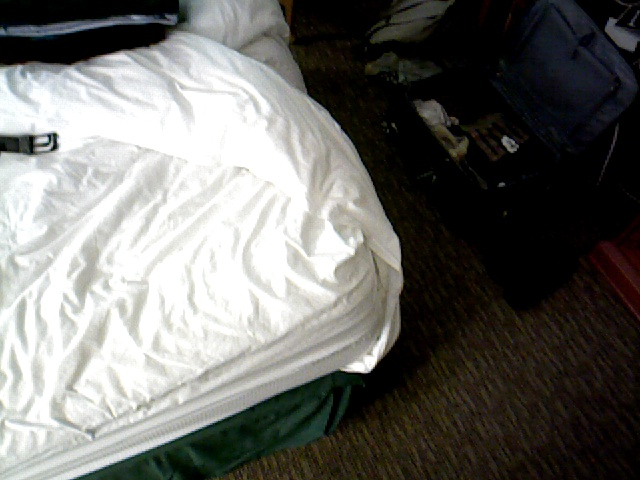
//> input picture ch7/0000001-000000000000.jpg, 640 x 480 px
$ ./triangulation 0000001-000000000000.jpg 0000002-000000033516.jpg   (built with g++ and OpenCV 4)
//> lines starting //> are read from the running program, lines starting //| are printed output that depends on the picture; after the words box and inside, x2 and y2 are one past the last pixel; in counts of white or black regions, pixels touching at a corner belong together
#include <iostream>
#include <opencv2/opencv.hpp>
// #include "extra.h" // used in opencv2
using namespace std;
using namespace cv;

void find_feature_matches(
  const Mat &img_1, const Mat &img_2,
  std::vector<KeyPoint> &keypoints_1,
  std::vector<KeyPoint> &keypoints_2,
  std::vector<DMatch> &matches);

void pose_estimation_2d2d(
  const std::vector<KeyPoint> &keypoints_1,
  const std::vector<KeyPoint> &keypoints_2,
  const std::vector<DMatch> &matches,
  Mat &R, Mat &t);

void triangulation(
  const vector<KeyPoint> &keypoint_1,
  const vector<KeyPoint> &keypoint_2,
  const std::vector<DMatch> &matches,
  const Mat &R, const Mat &t,
  vector<Point3d> &points
);

/// 作图用
inline cv::Scalar get_color(float depth) {
  float up_th = 50, low_th = 10, th_range = up_th - low_th;
  if (depth > up_th) depth = up_th;
  if (depth < low_th) depth = low_th;
  return cv::Scalar(255 * depth / th_range, 0, 255 * (1 - depth / th_range));
}

// 像素坐标转相机归一化坐标
Point2f pixel2cam(const Point2d &p, const Mat &K);

int main(int argc, char **argv) {
  if (argc != 3) {
    cout << "usage: triangulation img1 img2" << endl;
    return 1;
  }
  //-- 读取图像
  Mat img_1 = imread(argv[1], cv::IMREAD_COLOR);
//> img_1 is the input picture: 480 rows x 640 cols, CV_8UC3; mean B, G, R 105.6, 109.3, 109.6
  Mat img_2 = imread(argv[2], cv::IMREAD_COLOR);
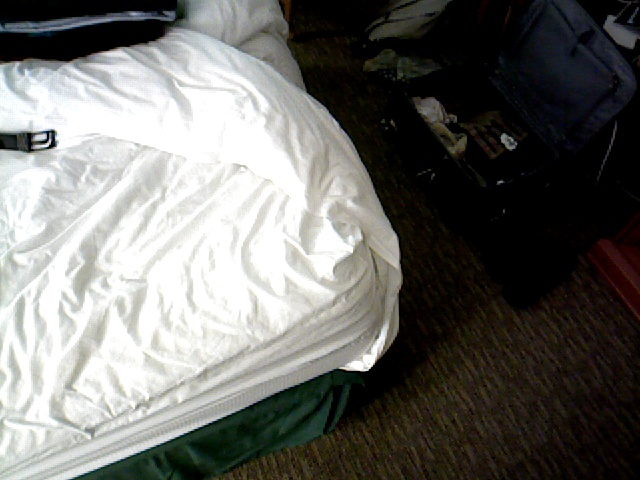
//> input picture ch7/0000002-000000033516.jpg, 640 x 480 px
//> img_2 is the input picture: 480 rows x 640 cols, CV_8UC3; mean B, G, R 105.6, 109.3, 109.6

  vector<KeyPoint> keypoints_1, keypoints_2;
  vector<DMatch> matches;
  find_feature_matches(img_1, img_2, keypoints_1, keypoints_2, matches);
  cout << "一共找到了" << matches.size() << "组匹配点" << endl;

  //-- 估计两张图像间运动
  Mat R, t;
  pose_estimation_2d2d(keypoints_1, keypoints_2, matches, R, t);

  //-- 三角化
  vector<Point3d> points;
  triangulation(keypoints_1, keypoints_2, matches, R, t, points);

  //-- 验证三角化点与特征点的重投影关系
  Mat K = (Mat_<double>(3, 3) << 570.342224, 0, 320, 0, 570.342224, 240.00, 0, 0, 1);
  Mat img1_plot = img_1.clone();
  Mat img2_plot = img_2.clone();
  for (int i = 0; i < matches.size(); i++) {
    // 第一个图
    float depth1 = points[i].z;
   cout << "depth: " << depth1 << endl;
    Point2d pt1_cam = pixel2cam(keypoints_1[matches[i].queryIdx].pt, K);
    cv::circle(img1_plot, keypoints_1[matches[i].queryIdx].pt, 2, get_color(depth1), 2);

    // 第二个图
    Mat pt2_trans = R * (Mat_<double>(3, 1) << points[i].x, points[i].y, points[i].z) + t;
    float depth2 = pt2_trans.at<double>(2, 0);
    cv::circle(img2_plot, keypoints_2[matches[i].trainIdx].pt, 2, get_color(depth2), 2);
  }
  cv::imshow("img 1", img1_plot);
  cv::imshow("img 2", img2_plot);
  cv::waitKey();

  return 0;
}

void find_feature_matches(const Mat &img_1, const Mat &img_2,
                          std::vector<KeyPoint> &keypoints_1,
                          std::vector<KeyPoint> &keypoints_2,
                          std::vector<DMatch> &matches) {
  //-- 初始化
  Mat descriptors_1, descriptors_2;
  // used in OpenCV3
  Ptr<FeatureDetector> detector = ORB::create();
  Ptr<DescriptorExtractor> descriptor = ORB::create();
  // use this if you are in OpenCV2
  // Ptr<FeatureDetector> detector = FeatureDetector::create ( "ORB" );
  // Ptr<DescriptorExtractor> descriptor = DescriptorExtractor::create ( "ORB" );
  Ptr<DescriptorMatcher> matcher = DescriptorMatcher::create("BruteForce-Hamming");
  //-- 第一步:检测 Oriented FAST 角点位置
  detector->detect(img_1, keypoints_1);
//> keypoints_1 = 500 keypoints; strongest (x, y, size): (49, 136, 37.2), (49, 135, 31), (54, 135, 53.6), (55, 134, 44.6)
  detector->detect(img_2, keypoints_2);
//> keypoints_2 = 500 keypoints; strongest (x, y, size): (48, 132, 31), (46, 132, 31), (47, 132, 37.2), (45, 134, 31)

  //-- 第二步:根据角点位置计算 BRIEF 描述子
  descriptor->compute(img_1, keypoints_1, descriptors_1);
  descriptor->compute(img_2, keypoints_2, descriptors_2);

  //-- 第三步:对两幅图像中的BRIEF描述子进行匹配，使用 Hamming 距离
  vector<DMatch> match;
  // BFMatcher matcher ( NORM_HAMMING );
  matcher->match(descriptors_1, descriptors_2, match);
//> match = 500 matches

  //-- 第四步:匹配点对筛选
  double min_dist = 10000, max_dist = 0;

  //找出所有匹配之间的最小距离和最大距离, 即是最相似的和最不相似的两组点之间的距离
  for (int i = 0; i < descriptors_1.rows; i++) {
    double dist = match[i].distance;
    if (dist < min_dist) min_dist = dist;
    if (dist > max_dist) max_dist = dist;
  }
//> this loop made 500 passes
//> (dist, min_dist, max_dist) on pass 1: (38, 38, 38)
//> (dist, min_dist) on passes 4, 16, 110, 124, 134, 206: (15, 15), (8, 8), (6, 6), (5, 5), (3, 3), (1, 1)
//> after the loop, min_dist = 1; max_dist = 83

  printf("-- Max dist : %f \n", max_dist);
//| -- Max dist : 83.000000
  printf("-- Min dist : %f \n", min_dist);
//| -- Min dist : 1.000000

  //当描述子之间的距离大于两倍的最小距离时,即认为匹配有误.但有时候最小距离会非常小,设置一个经验值30作为下限.
  for (int i = 0; i < descriptors_1.rows; i++) {
    if (match[i].distance <= max(2 * min_dist, 30.0)) {
      matches.push_back(match[i]);
    }
  }
//> after the loop, matches = 324 matches
//| 一共找到了324组匹配点
}

void pose_estimation_2d2d(
  const std::vector<KeyPoint> &keypoints_1,
  const std::vector<KeyPoint> &keypoints_2,
  const std::vector<DMatch> &matches,
  Mat &R, Mat &t) {
  // 相机内参,TUM Freiburg2
  Mat K = (Mat_<double>(3, 3) << 520.9, 0, 325.1, 0, 521.0, 249.7, 0, 0, 1);

  //-- 把匹配点转换为vector<Point2f>的形式
  vector<Point2f> points1;
  vector<Point2f> points2;

  for (int i = 0; i < (int) matches.size(); i++) {
    points1.push_back(keypoints_1[matches[i].queryIdx].pt);
    points2.push_back(keypoints_2[matches[i].trainIdx].pt);
  }
//> after the loop, points1 = 324 Points (x, y), first 12: [137, 408], [180, 402], [93, 437], [73, 387], [75, 387], [115, 415], [367, 372], [34, 146], [52, 145], [339, 369], [58, 144], [56, 146]; points2 = 324 Points (x, y), first 12: [136, 407], [179, 401], [92, 436], [73, 386], [73, 386], [114, 414], [367, 370], [31, 143], [50, 142], [337, 368], [56, 141], [54, 144]

  //-- 计算本质矩阵
  Point2d principal_point(325.1, 249.7);        //相机主点, TUM dataset标定值
  int focal_length = 521;            //相机焦距, TUM dataset标定值
  Mat essential_matrix;
  essential_matrix = findEssentialMat(points1, points2, focal_length, principal_point);
//> essential_matrix = [[-0.00275, 0.183, -0.303], [-0.188, -0.000923, -0.611], [0.302, 0.613, -0.0031]]

  //-- 从本质矩阵中恢复旋转和平移信息.
  recoverPose(essential_matrix, points1, points2, R, t, focal_length, principal_point);
//> R = [[1, 0.00154, -0.00813], [-0.00155, 1, -0.00103], [0.00813, 0.00105, 1]]; t = [-0.866, 0.428, 0.259]
}

void triangulation(
  const vector<KeyPoint> &keypoint_1,
  const vector<KeyPoint> &keypoint_2,
  const std::vector<DMatch> &matches,
  const Mat &R, const Mat &t,
  vector<Point3d> &points) {
  Mat T1 = (Mat_<float>(3, 4) <<
    1, 0, 0, 0,
    0, 1, 0, 0,
    0, 0, 1, 0);
  Mat T2 = (Mat_<float>(3, 4) <<
    R.at<double>(0, 0), R.at<double>(0, 1), R.at<double>(0, 2), t.at<double>(0, 0),
    R.at<double>(1, 0), R.at<double>(1, 1), R.at<double>(1, 2), t.at<double>(1, 0),
    R.at<double>(2, 0), R.at<double>(2, 1), R.at<double>(2, 2), t.at<double>(2, 0)
  );
//> T2 = [[1, 0.00154, -0.00813, -0.866], [-0.00155, 1, -0.00103, 0.428], [0.00813, 0.00105, 1, 0.259]]

  Mat K = (Mat_<double>(3, 3) << 520.9, 0, 325.1, 0, 521.0, 249.7, 0, 0, 1);
  vector<Point2f> pts_1, pts_2;
  for (DMatch m:matches) {
    // 将像素坐标转换至相机坐标
    pts_1.push_back(pixel2cam(keypoint_1[m.queryIdx].pt, K));
    pts_2.push_back(pixel2cam(keypoint_2[m.trainIdx].pt, K));
  }
//> after the loop, pts_1 = 324 Points (x, y), first 12: [-0.361, 0.304], [-0.279, 0.292], [-0.446, 0.36], [-0.484, 0.264], [-0.48, 0.264], [-0.403, 0.317], [0.0804, 0.235], [-0.559, -0.199], [-0.524, -0.201], [0.0267, 0.229], [-0.513, -0.203], [-0.517, -0.199]; pts_2 = 324 Points (x, y), first 12: [-0.363, 0.302], [-0.28, 0.29], [-0.447, 0.358], [-0.484, 0.262], [-0.484, 0.262], [-0.405, 0.315], [0.0804, 0.231], [-0.565, -0.205], [-0.528, -0.207], [0.0228, 0.227], [-0.517, -0.209], [-0.52, -0.203]

  Mat pts_4d;
  cv::triangulatePoints(T1, T2, pts_1, pts_2, pts_4d);

  cout << pts_4d << endl;
//> (printed output is left out)
  // 转换成非齐次坐标
  for (int i = 0; i < pts_4d.cols; i++) {
    Mat x = pts_4d.col(i);
    x /= x.at<float>(3, 0); // 归一化
    Point3d p(
      x.at<float>(0, 0),
      x.at<float>(1, 0),
      x.at<float>(2, 0)
    );
    points.push_back(p);
  }
//> this loop made 324 passes
//> x on passes 1 to 3: [43.54, -36.69, -120.6, 1], [36.97, -38.87, -132.8, 1], [48.07, -38.81, -107.9, 1]
//> after the loop, points = 324 Point3s, first 12: [43.54, -36.69, -120.6], [36.97, -38.87, -132.8], [48.07, -38.81, -107.9], [41.15, -22.5, -85.1], [63.71, -34.98, -132.7], [46.1, -36.31, -114.3], [-9.44, -27.54, -117.2], [68.92, 24.58, -123.3], [54.87, 21.03, -104.7], [-6.47, -55.26, -240.9], [54.38, 21.52, -106.1], [62.36, 23.97, -120.8]
//> the loop in main, `for (int i = 0; i < matches.size(); i++)` made 324 passes
//> (depth1, pt1_cam, pt2_trans, depth2) on passes 1 to 3: (-120.6, Point(-0.321, 0.295), [43.6, -36.21, -120.1], -120.1), (-132.8, Point(-0.245, 0.284), [37.12, -38.36, -132.3], -132.3), (-107.9, Point(-0.398, 0.345), [48.02, -38.34, -107.3], -107.3)
//| depth: -120.635
//| depth: -132.798
//| depth: -107.896
//| depth: -85.099
//| depth: -132.7
//| depth: -114.34
//| depth: -117.152
//| depth: -123.276
//> (output is shown up to pass 8 of 324)
//> after the loop in main, `for (int i = 0; i < matches.size(); i++)`:
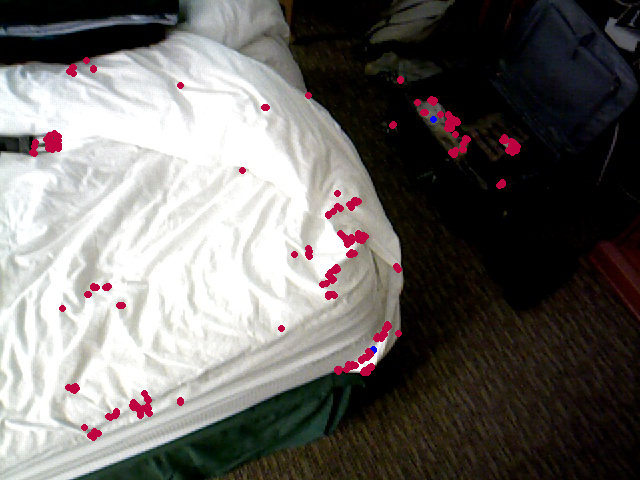
//> img1_plot: 480 rows x 640 cols, CV_8UC3; 1.61% of pixels changed, all inside (x1, y1, x2, y2) = (29, 57, 521, 441)
//> after the loop in main, `for (int i = 0; i < matches.size(); i++)`:
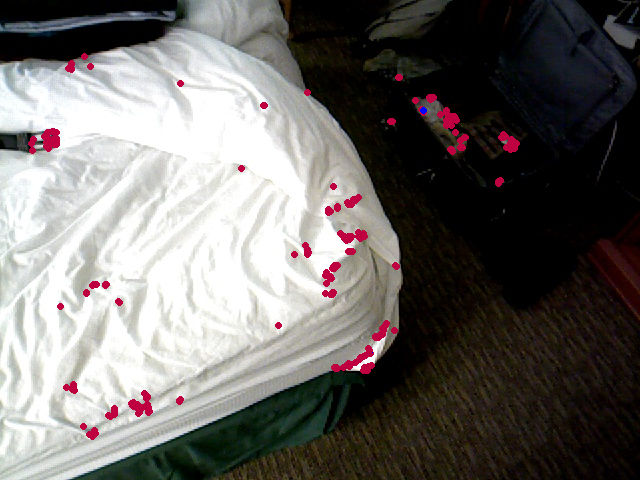
//> img2_plot: 480 rows x 640 cols, CV_8UC3; 1.56% of pixels changed, all inside (x1, y1, x2, y2) = (28, 53, 520, 440)
}

Point2f pixel2cam(const Point2d &p, const Mat &K) {
  return Point2f
    (
      (p.x - K.at<double>(0, 2)) / K.at<double>(0, 0),
      (p.y - K.at<double>(1, 2)) / K.at<double>(1, 1)
    );
}
